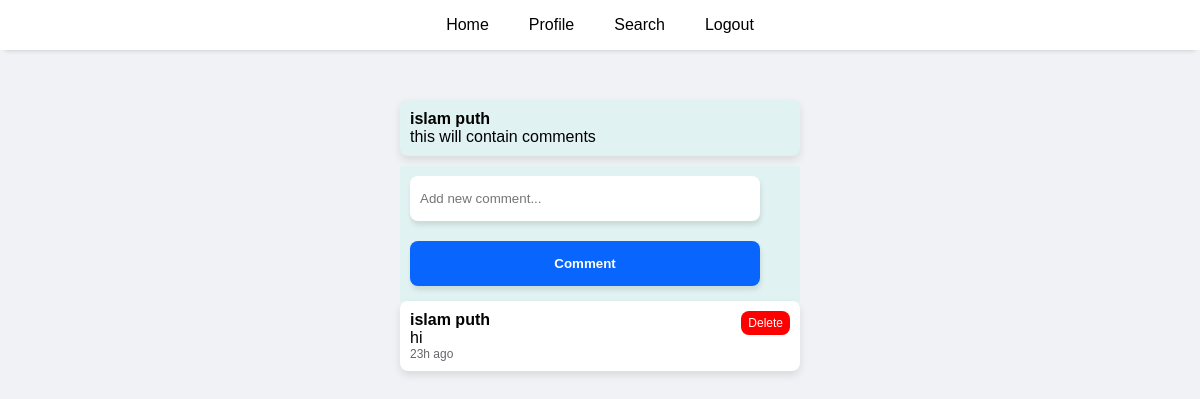
Page /postview.php?id=24 (signed in) on the earlier database version.
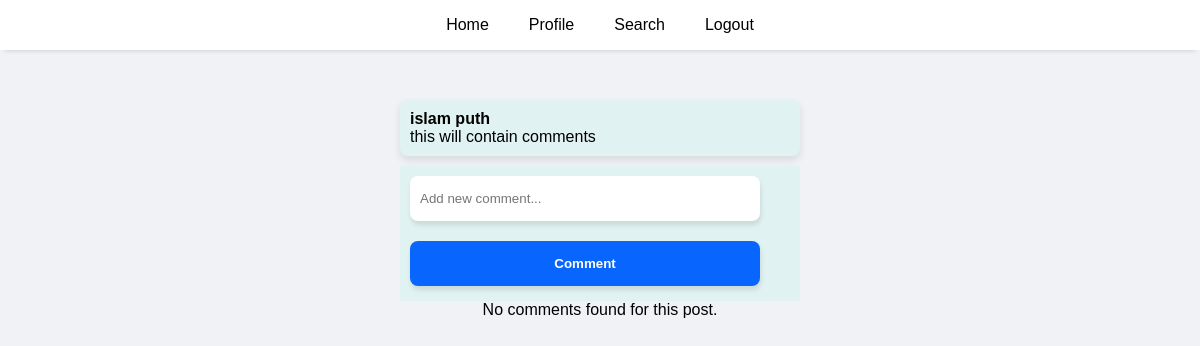
Same page on the later database version.
### tables this page shows
CREATE TABLE `posts` (
  `id` int(11) NOT NULL,
  `user_id` int(11) DEFAULT NULL,
  `content` text DEFAULT NULL,
  `created_at` timestamp NOT NULL DEFAULT current_timestamp()
);

CREATE TABLE `users` (
  `id` int(5) NOT NULL,
  `username` varchar(50) NOT NULL,
  `password` varchar(50) NOT NULL,
  `email` varchar(50) NOT NULL,
  `pdp` enum('default','sara','dalia','islam','mohamed') DEFAULT 'default'
);

CREATE TABLE `comments` (
  `id` int(11) NOT NULL,
  `post_id` int(11) NOT NULL,
  `user_id` int(11) NOT NULL,
  `comment` text NOT NULL,
  `created_at` datetime DEFAULT current_timestamp()
);

### postview.php (the view, shortened to what this page needs)
<!DOCTYPE html>
<html lang="en">
<head>
</head>
<body>
<?php
    require("header.php");
    require("connection.php");
    $id = isset($_GET['id']) ? $_GET['id'] : null;
    $show = $db->prepare("SELECT posts.id as post_id, posts.content, users.username ,users.id
                         FROM posts
                         INNER JOIN users ON posts.user_id = users.id
                         WHERE posts.id = :id");
    $show->execute(array("id"=> $id));
    $data = $show->fetch();
    ?>
    <div class="postcontainer">
        <div class='post'>
            <b><?php echo htmlspecialchars($data["username"]); ?></b>
            <span><?php echo htmlspecialchars($data["content"]); ?></span>
        </div>
    </div>
    <div class="comment">
        <form action="comment.php" method="post">
            <input type="text" name="comment" placeholder="Add new comment..." required id="input">
            <input type="submit" value="Comment">
        </form>
 </div>
        <div class="comments">
            <?php
            $showComments = $db->prepare('
                SELECT
                    comments.id as comment_id,
                    comments.created_at as created_at,
                    comments.comment,
                    users.username,
                    TIMESTAMPDIFF(SECOND, comments.created_at, NOW()) AS seconds_ago,
                    CASE
                        WHEN TIMESTAMPDIFF(SECOND, comments.created_at, NOW()) < 60 THEN CONCAT(TIMESTAMPDIFF(SECOND, comments.created_at, NOW()), \'s ago\')
                        WHEN TIMESTAMPDIFF(MINUTE, comments.created_at, NOW()) < 60 THEN CONCAT(TIMESTAMPDIFF(MINUTE, comments.created_at, NOW()), \'m ago\')
                        WHEN TIMESTAMPDIFF(HOUR, comments.created_at, NOW()) < 24 THEN CONCAT(TIMESTAMPDIFF(HOUR, comments.created_at, NOW()), \'h ago\')
                        ELSE CONCAT(TIMESTAMPDIFF(DAY, comments.created_at, NOW()), \'d ago\')
                    END AS time_ago
                FROM
                    comments
                INNER JOIN
                    users ON comments.user_id = users.id
                WHERE
                    comments.post_id = :post_id
                ORDER BY
                    comments.created_at DESC
            ');
            $showComments->execute(array('post_id' => $id));
            if ($showComments->rowCount() > 0) {
                while ($comment = $showComments->fetch(PDO::FETCH_ASSOC)) {
                    echo "<div class='commentContainer'>";
                    echo "<div class='commentinfo'> ";
                    echo "<b onclick=\"mention('" . htmlspecialchars($comment['username']) . "')\" id='user'>" . htmlspecialchars($comment['username']) . "</b>";
                    echo htmlspecialchars($comment['comment']) . "<br>";
                    echo "<span class='date'>" . htmlspecialchars($comment['time_ago']) . "</span>";
                    echo "</div>";
                    if($comment['username'] === $_SESSION['username']){
echo "<div class='deletebtn' onclick=\"window.location.href='delete/deletecomment.php?id=" . $comment['comment_id'] . "&post_id=" . $data['post_id'] . "'\">Delete</div>";
                    }
                    echo "</div>";
                }
            } else {
                echo "No comments found for this post.";
            }
            ?>
        </div>
</body>
</html>

### header.php (shortened to what this page needs)
<!DOCTYPE html>
<html lang="en">
<head>
</head>
<body>
    <header>
        <a  href="home.php">Home</a>
        <?php if(empty($_SESSION['user'])): ?>
            <a  href="index.php">Login</a>
            <a href="signupform.php">Signup</a>
            <?php  else: ?>
                <a  href="profile.php">Profile</a>
                <a  href="search.php">Search</a>
                <a href="logout.php">Logout</a>
        <?php  endif; ?>
    </header>
</body>
</html>

### header.php (style rules this page uses)
* { font-family: sans-serif; }
body { background-color: #f0f2f5; MARGIN: 0; }
header { width: 100%; display: flex; align-items: center; justify-content: center; background-color: #FFF; height: 50px; box-shadow: 0px 5px 5px -5px rgba(0, 0, 0, 0.2); }
a { text-decoration: none; color: black; height: 50px; padding: 0 20px; display: flex; justify-content: center; align-items: center; }

### postview.php (style rules this page uses)
* { box-sizing: border-box; margin: 0; }
body { display: flex; flex-direction: column; align-items: center; }
.postcontainer { padding-top: 50px; }
.post { display: flex; flex-direction: column; width: 400px; padding: 10px; margin-bottom: 10px; background-color: #e0f2f1; border-radius: 8px; box-shadow: 0 4px 8px rgba(0, 0, 0, 0.1); }
.comment { display: flex; flex-direction: column; width: 400px; background-color: #e0f2f1; padding: 10px; }
.comment form input { width: 100%; max-width: 350px; margin-bottom: 20px; height: 45px; border-radius: 8px; border: none; padding: 5px 10px; background-color: #fff; box-shadow: 1px 4px 5px rgba(0, 0, 0, 0.1); }
.comment form input[type=submit] { background-color: #0866ff; color: #fff; font-weight: bold; width: 100%; margin-bottom: 5px; cursor: pointer; }
.commentContainer { display: flex; width: 400px; padding: 10px; margin-bottom: 10px; background-color: #fff; border-radius: 8px; box-shadow: 0 4px 8px rgba(0, 0, 0, 0.1); justify-content: space-between; }
.commentinfo { display: flex; flex-direction: column; }
.date { color: rgb(101, 103, 107); font-size: 12px; }
.deletebtn { background-color: red; color: white; height: fit-content; padding: 5px 7px; cursor: pointer; font-size: 12px; border-radius: 8px; }

Differences in the rows shown:
removed comments: user.username "islam puth", comment "hi", time_ago "23h ago"
Other differences:
text now shown: "No comments found for this post."
